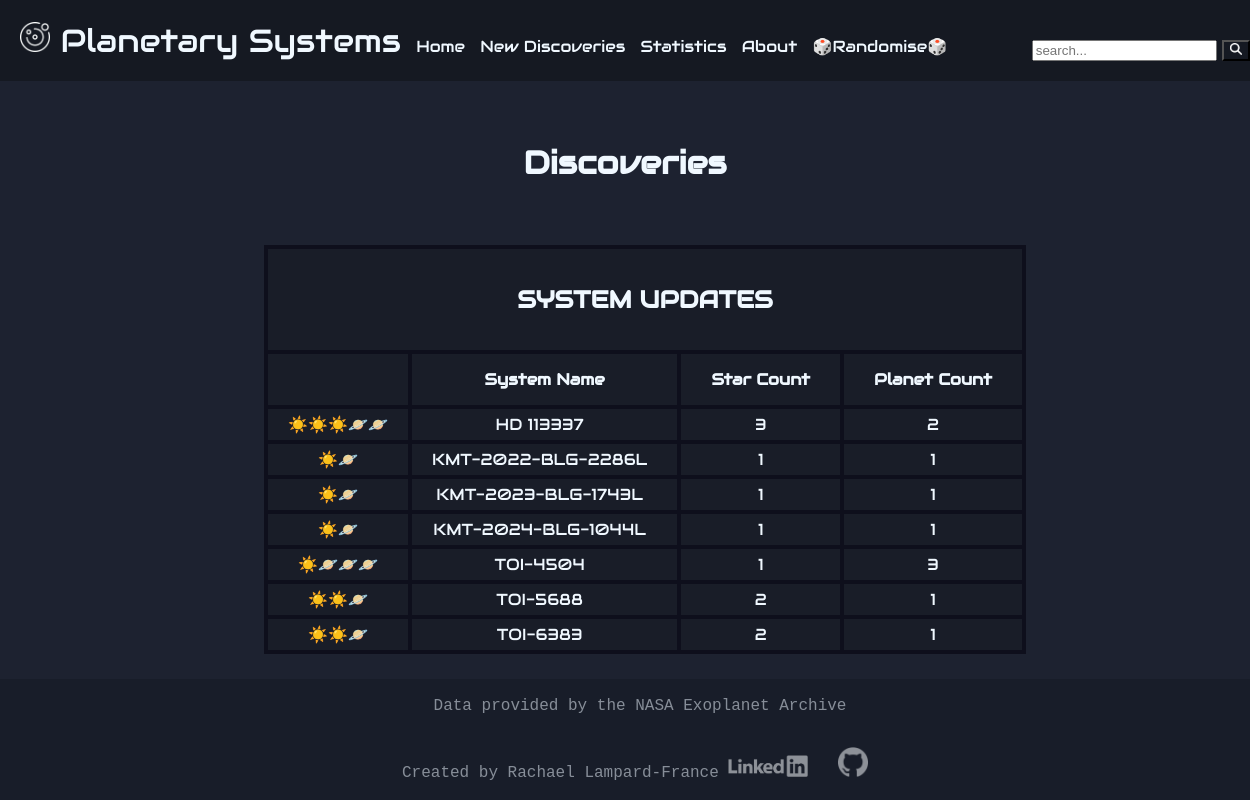
The page /new/s on the database its author committed.
### tables this page shows
CREATE TABLE stellar_hosts (
    sy_name TEXT PRIMARY KEY NOT NULL,
    sy_snum INTEGER,
    sy_pnum INTEGER,
    last_updated DATETIME DEFAULT current_timestamp
);

### main.py (the view, shortened to what this page needs)
@app.route("/new/<category>")
def new(category):
    if category not in ['p', 's', 'ps']:
        return render_template("error.html", message="Page does not exist"), 404
    if category in ['s', 'ps']:
        new_systems = []
        with sqlite3.connect(DB) as conn:
            cursor = conn.cursor()
            modified = cursor.execute("""
                SELECT *
                  FROM stellar_hosts
                 WHERE last_updated = (
                        SELECT MAX(last_updated)
                          FROM stellar_hosts
                );
            """)
        for mod in modified:
            system_icos = ("☀️" * mod[1]) + ("🪐" * mod[2])
            new_systems.append(
                {
                    "sy_name": mod[0],
                    "sy_snum": mod[1],
                    "sy_pnum": mod[2],
                    "system_icos": system_icos
                }
            )
    if category == 'p':
        return render_template(
            "new.html",
            new_planets=new_planets,
            category=category
        )
    elif category == 's':
        return render_template(
            "new.html",
            new_systems=new_systems,
            category=category
        )

### templates/new.html (shortened to what this page needs)
{% extends "layout.html" %}
{% block main %}
<div class="page-heading">
    <h1>
        Discoveries
    </h1>
</div>
{% if category in ['s', 'ps'] %}
{% include "system_updates.html" %}
{% endif %}
{% endblock %}

### templates/system_updates.html
<div class="table-systemupdates center padded">
    <table>
        <thead>
            <tr>
                <th colspan="4"><h2>SYSTEM UPDATES</h2></th>
            </tr>
        </thead>
        <thead>
            <tr>
                <th></th>
                <th>System Name</th>
                <th>Star Count</th>
                <th>Planet Count</th>
            </tr>
        </thead>
        <tbody>
            {% for system in new_systems %}
            <tr>
                <td>{{ system.system_icos }}</td>
                <td><a href="{{ url_for('system', stellar_body=system.sy_name) }}">{{ system.sy_name }}</a></td>
                <td>{{ system.sy_snum }}</td>
                <td>{{ system.sy_pnum }}</td>
            </tr>
            {% endfor %}
        </tbody>
    </table>
</div>

### static/styles.css (style rules this page uses)
body { margin: 0px; background-color: #1d2230; font-family: Audiowide, sans-serif; color: #f0f8ff; min-height: 100vh; }
.center, .page-heading, [class|="img"] { justify-content: center; display: block; margin-left: auto; margin-right: auto; align-items: center; }
.txt-center, h1, p, h2, table { text-align: center; }
.navbar-logo:hover, a:link, a:visited { text-decoration: none; padding-right: 10px; }
.padded, table, .page-heading, #content, [class|="img"] { padding: 20px; }
a:link, a:visited { color: aliceblue; }
table { margin-left: auto; margin-right: auto; border-collapse: collapse; width: auto; }
[class|="table"] { overflow-x:auto; width: 100%; }
td, th { background-color: #191d28; border: 4px solid rgb(14, 15, 28); }
td { padding-top: 5px; padding-bottom: 5px; padding-left: 20px; padding-right: 20px; }
th { padding-top: 15px; padding-bottom: 15px; padding-left: 30px; padding-right: 30px; }

### rows shown on the page
stellar_hosts: system_icos "☀️☀️☀️🪐🪐", sy_name "HD 113337", sy_snum "3", sy_pnum "2"

### other values the page prints
{{ system.system_icos }} "☀️🪐" "☀️🪐" "☀️🪐" "☀️🪐🪐🪐" "☀️☀️🪐" "☀️☀️🪐"
{{ system.sy_name }} "KMT-2022-BLG-2286L" "KMT-2023-BLG-1743L" "KMT-2024-BLG-1044L" "TOI-4504" "TOI-5688" "TOI-6383"
{{ system.sy_snum }} "1" "1" "1" "1" "2" "2"
{{ system.sy_pnum }} "1" "1" "1" "3" "1" "1"
